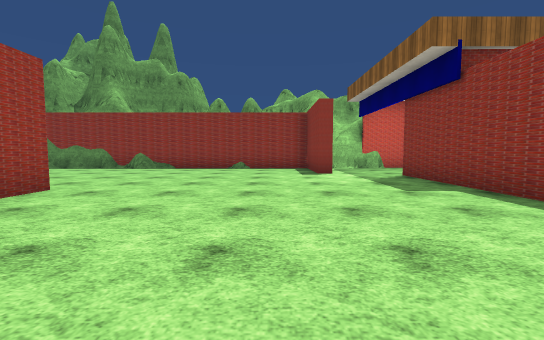
view 1 (above)

12 first-person views from a walk through a Unity game level. The camera is 1.3 m above the floor, tilts 4° down and sees 90° across. The floor is counted in squares, 2 m on a side. Each view is taken from the middle of a square. On the plan, view 1 faces up. The plan holds only what a view shows up to about 9 squares ahead; the rest is blank. The place goes on beyond the plan. The player character is not drawn. Some surface patterns are stand-ins.

view 2
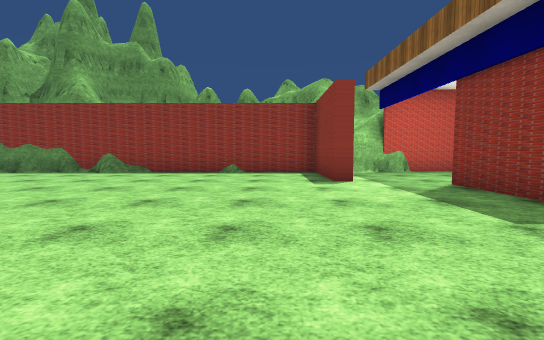

view 3
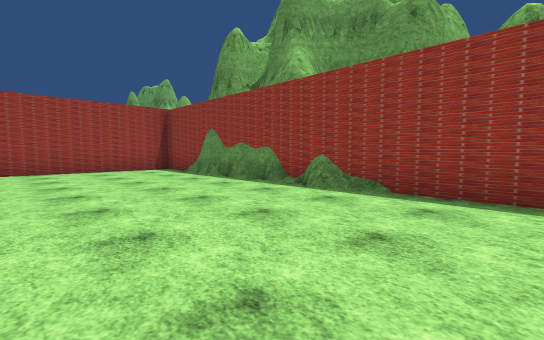

view 4
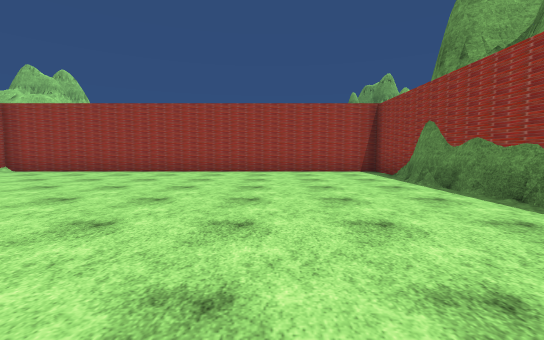

view 5
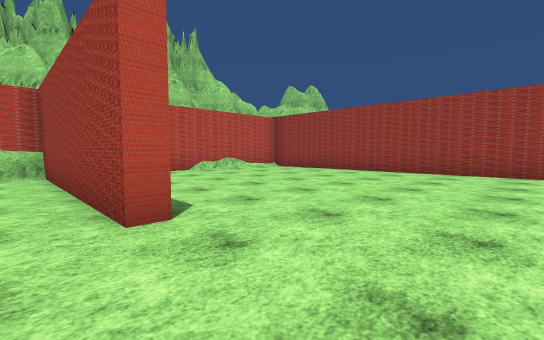

view 6
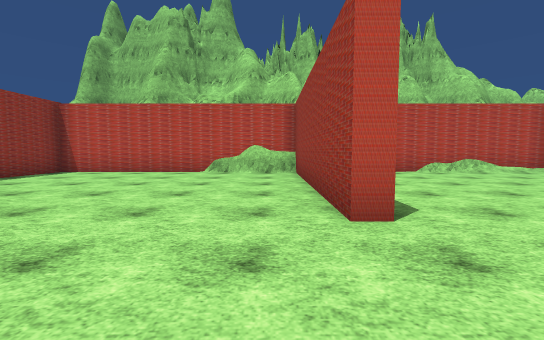

view 7
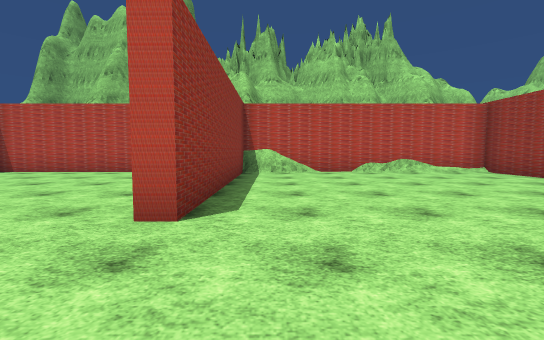

view 8
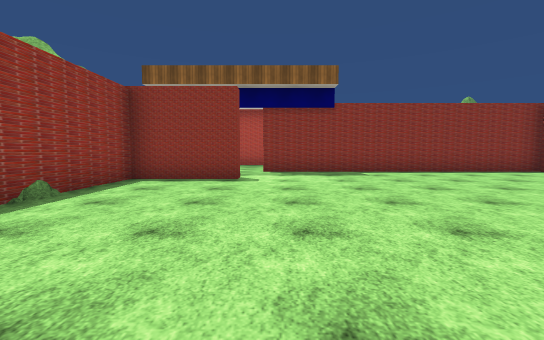

view 9
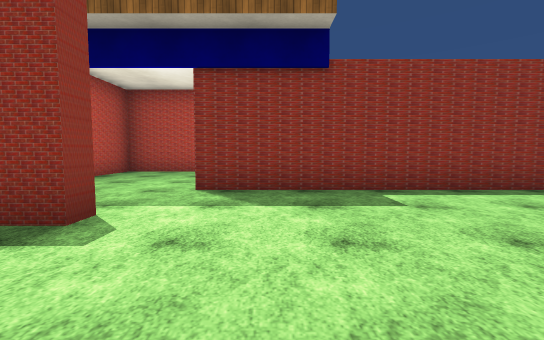

view 10
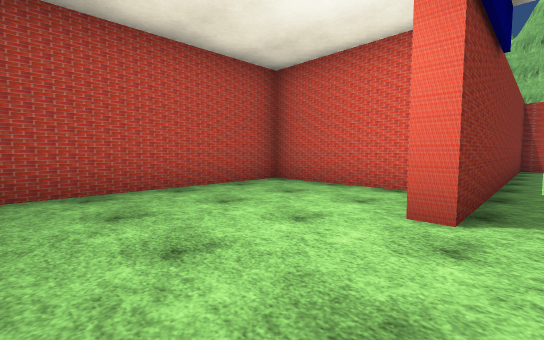

view 11
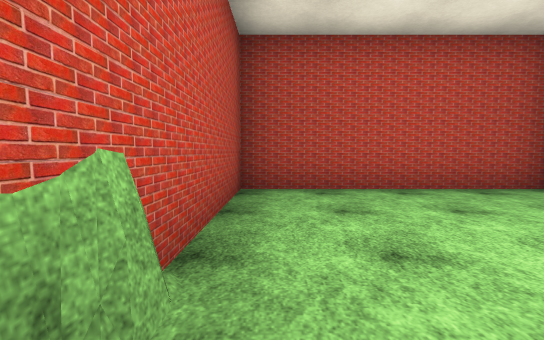

view 12
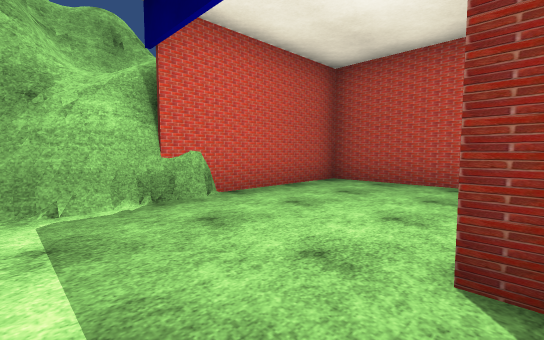

### Floor plan
Points are (right, up) in squares from view 1. A wall is a line through its corners. A room is listed if a view was taken in it or the views show most of it. See-through windows are left out.
Room 1 (views 1, 2, 3, 4, 5, 6, 7, 8, 9, 12)
walls: (-6.1, 10.3) (-8.6, 10) (-9.6, 10.3); (-5, -1) (-4.1, -1.2) (-4.1, 4.5) (-3.7, 4.5) (-3.7, -1.2) (-2.5, -1.1); (-5.1, -1.1) (-4.1, -1.2); (-3.7, -1.3) (-2.6, -1.1); (-3.7, -1.4) (3.5, -1.4) (3.5, 7.3); (1.8, 7.8) (1.3, 7.8) (1.3, 10.3) (-8.2, 10.3); (-7.9, 10.3) (-8.6, 10); (-8.9, 10.3) (-11.6, 10.3) (-11.6, -1.4) (-4.1, -1.4)
low walls: (-5.4, -1) (-4.8, -1); (-5.5, -1.2) (-5, -1); (-5.1, -1.3) (-4.1, -1.2); (-7.9, 10.1) (-8.5, 9.9)
ways out: opening at (3, 7) to room 2
Room 2 (views 10, 11)
walls: (3.5, 7.3) (4, 7.3); (4.5, 5.3) (7.6, 5.2) (7.6, 10.5) (3.1, 10.6); (3.1, 10.3) (2.6, 10.3); (3.5, 10.6) (2.8, 10.5); (3.4, 10.6) (2.9, 10.5) (1.9, 10.8); (2.9, 10.4) (2.4, 10.4); (2.9, 10.5) (2, 10.7); (2.9, 10.7) (2.3, 10.8)
ways out: opening at (3, 7) to room 1

Positions as (right, up) in squares from view 1, and headings:
1: (0, 0), facing up
2: (0, 2), facing up
3: (-2, 6), facing up-left
4: (-3, 7), facing left
5: (-3, 7), facing down-left
6: (-3, 7), facing down
7: (-5, 7), facing down
8: (-5, 7), facing right
9: (-1, 6), facing right
10: (3, 10), facing down-right
11: (3, 10), facing right
12: (2, 7), facing up-right
